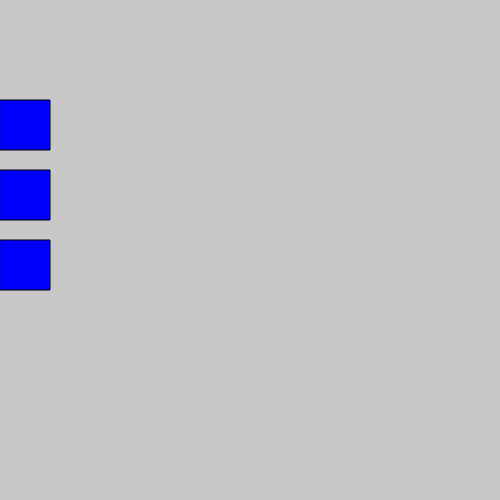
Frame 1 (no input)
Frame 60 (no input): identical to frame 1, image omitted
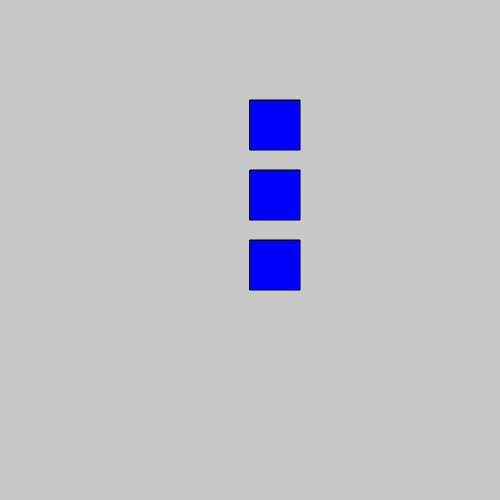
Frame 120 (the mouse pressed at the canvas centre since frame 60)

The p5.js sketch that drew these frames (run headless with seeded random() and noise() and a simulated clock; from frame 60 on, the mouse is pressed at the canvas centre):

// p5.js sketch
// ── sketch.js
let r1,r2,r3,g1,g2,g3,b1,b2,b3;

function setup(){
    createCanvas(500,500);
    background(200,200,200);
    fill(255,0,0);
    rect(mouseX, 100, 50, 50);
    fill(0,255,0);
    rect(mouseX, 170, 50, 50);
    fill(0,0,255);
    rect(mouseX, 240, 50, 50);
       

}

function draw(){
    
    background(200,200,200);
    fill(r1,g1,b1);
    rect(mouseX, 100, 50, 50);
    fill(r2,g2,b2);
    rect(mouseX, 170, 50, 50);
    fill(r3,g3,b3);
    rect(mouseX, 240, 50, 50);
    
}   

function mouseClicked(){
    r1 = random(0,255);
    g1 = random(0,255);
    b1 = random(0,255);
    fill(r1,g1,b1);
    rect(mouseX, 100, 50, 50);
    
    r2 = random(0,255);
    g2 = random(0,255);
    b2 = random(0,255);
    fill(r2,g2,b2);
    rect(mouseX, 170, 50, 50);
    
    r3 = random(0,255);
    g3 = random(0,255);
    b3 = random(0,255);
    fill(r3,g3,b3);
    rect(mouseX, 240, 50, 50);
}
